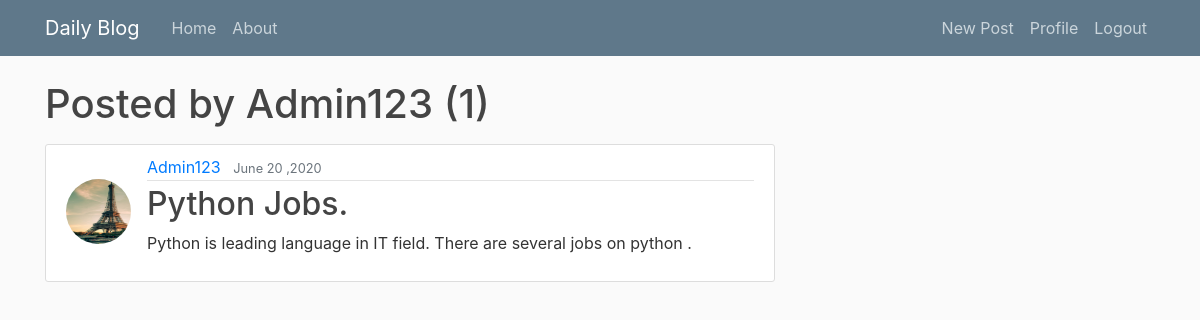
Screenshot of /user/Admin123 (signed in) with the database file from the repository.
### blog/models.py (models this page shows, shortened)
class Post(models.Model):
    title=models.CharField(max_length=100)
    content=models.TextField()
    date_posted=models.DateTimeField(default=timezone.now)
    author=models.ForeignKey(User, on_delete=models.CASCADE)

### users/models.py (models this page shows, shortened)
class Profile(models.Model):
    user = models.OneToOneField(User, on_delete=models.CASCADE)
    image = models.ImageField(default="default.jpg", upload_to='profile_pics')

### blog/views.py (the view)
# urls.py: path('user/<str:username>', UserPostListView.as_view(), name='user-posts'),
class UserPostListView(ListView):
    model = Post
    template_name = 'blog/user_posts.html'
    context_object_name = 'posts'
    paginate_by = 3
    def get_queryset(self):
        user = get_object_or_404(User, username=self.kwargs.get('username'))
        return Post.objects.filter(author=user).order_by('-date_posted')

### blog/templates/blog/user_posts.html (shortened to what this page needs)
{% extends "blog/base.html" %}
{% block content %}
  <h1 class="mb-3">Posted by {{ view.kwargs.username }} ({{ page_obj.paginator.count }})</h1>
  {% for post in posts %}
  <article class="media content-section">
    <img class="rounded-circle article-img mt-4" src="{{ post.author.profile.image.url }}">
    <div class="media-body">
      <div class="article-metadata">
        <a class="mr-2" href="{% url 'user-posts' post.author.username %}">{{ post.author }} </a>
        <small class="text-muted" >{{ post.date_posted|date:"F d ,Y" }}</small>
      </div>
        <h2><a class="article-title" href="{% url 'post-detail' post.id %}">{{ post.title }}</a></h2>
        <p class="article-content">{{ post.content }}</p>
     </div>
   </article>
  {% endfor %}
{% endblock content %}

### blog/static/blog/main.css (style rules this page uses)
body { background: #fafafa; color:#333333; margin-top:5rem; }
h1,h2,h3,h4,h5,h6 { color: #444444; }
.content-section { background:#ffffff; padding:10px 20px; border:1px solid #dddddd; border-radius:3px; margin-bottom: 20px; }
.article-title { color: #444444; }
.article-content { white-space: pre-line; }
.article-img { height: 65px; width: 65px; margin-right: 16px; }
.article-metadata { padding-bottom: 1px; margin-bottom: 4px; border-bottom: 1px solid #e3e3e3; }

### rows the page displays
Post: author.profile.image (picture), author "Admin123", date_posted "June 20 ,2020", title "Python Jobs.", content "Python is leading language in IT field. There are several jobs on python ."

### other values shown
{{ view.kwargs.username }} "Admin123"
{{ page_obj.paginator.count }} "1"
